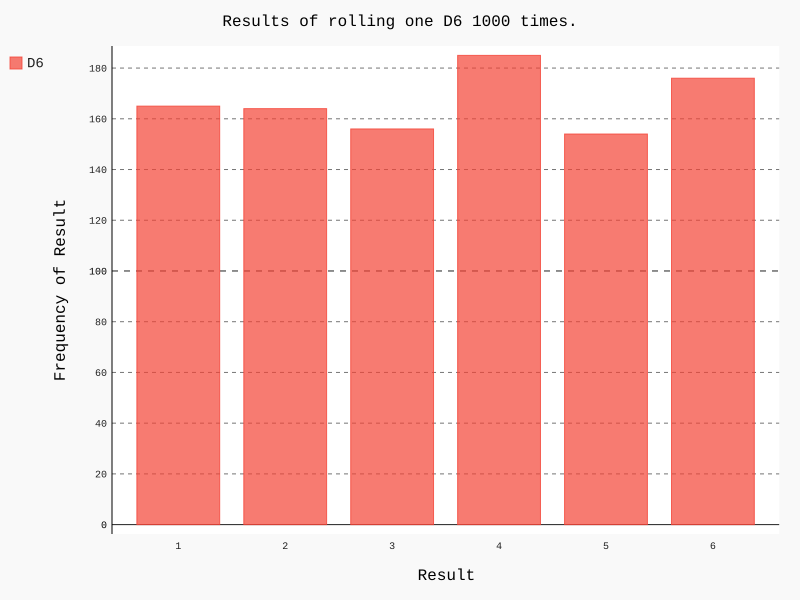

Generate this figure with Python:
import pygal
from die import Die 

# Create a D6
die = Die()

# Make some rolls, and store results in a list.
results = []
for roll in range(1000):
	result = die.roll()
	results.append(result)

# Analyze the results
frequencies = []
for value in range(1, die.num_sides+1):
	frequency = results.count(value)
	frequencies.append(frequency)

# Visualize the results.
hist = pygal.Bar()

hist.title = "Results of rolling one D6 1000 times."
# hist.x_labels = ['1', '2', '3', '4', '5', '6']
# Using list comprehension for generating the x labels ;) 
hist.x_labels = [str(i) for i in range(1, 7)] 
hist.x_title = "Result"
hist.y_title = "Frequency of Result"

hist.add('D6', frequencies)
hist.render_to_file('die_visual.svg')
